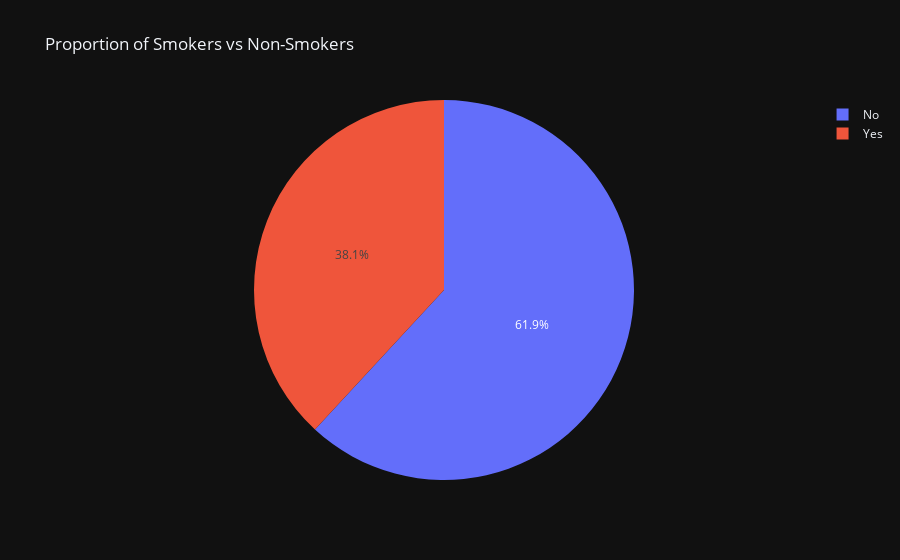

Write notebook code for a chart like this one.
### Markdown cell above
Create an interactive pie chart of the proportion of smokers vs non-smokers.

### Code cell
smoker_counts = df['smoker'].value_counts().reset_index()
smoker_counts.columns = ['smoker', 'count']
fig = px.pie(smoker_counts, values='count', names='smoker', title='Proportion of Smokers vs Non-Smokers',template='plotly_dark')
fig.show()

### Figure 1 — Plotly figure (JSON) as saved in the notebook; plotly's stock layout.template omitted (floating-point values rounded to 4 significant figures)
{"data": [{"domain": {"x": [0, 1], "y": [0, 1]}, "hovertemplate": "smoker=%{label}<br>count=%{value}<extra></extra>", "labels": ["No", "Yes"], "legendgroup": "", "name": "", "showlegend": true, "type": "pie", "values": [151, 93]}], "layout": {"legend": {"tracegroupgap": 0}, "title": {"text": "Proportion of Smokers vs Non-Smokers"}}}
